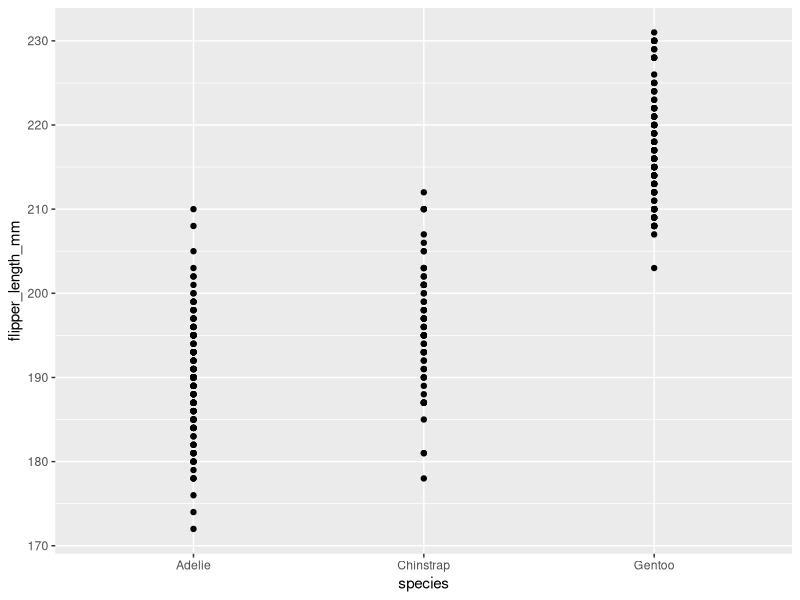

Source code (R): (Note: this script raises an error after producing the figure.)
## ---- chunk 1
#| eval: true
#| echo: false
library(ggplot2)

ggplot(data = palmerpenguins::penguins, aes(x = species, y = flipper_length_mm)) + 
  geom_point()

## ---- chunk 2
#| echo: false
#| fig-align: "center"
knitr::include_graphics("taco.jpg")
